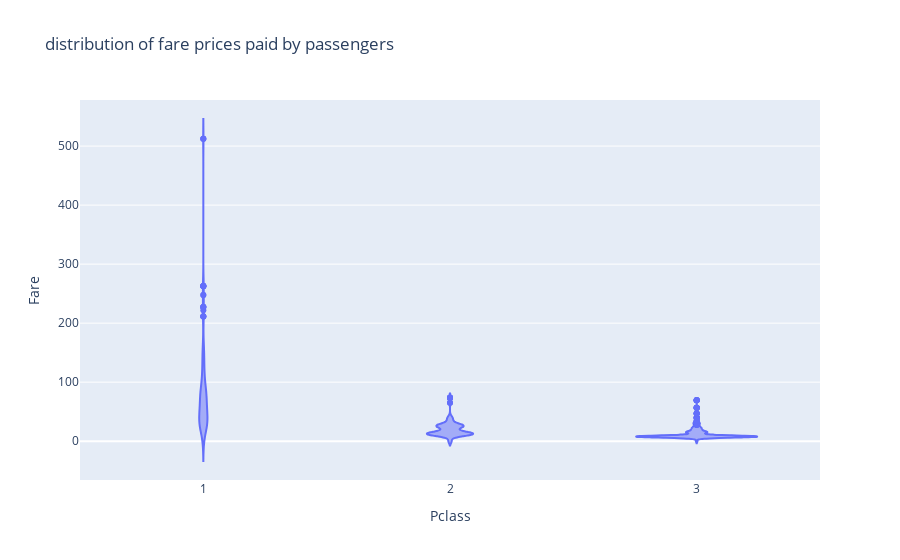

Notebook code cell kept with this figure:
### Markdown cell above
While comparing the survival rate of passengers in the Titanic by age, the histogram above gives a clear glimpse that the elderly aged between 77 and 82 had only one surviver. Also, there was only one person aged between 72 and 77 but did not survive the tragedy. A total of 9 children aged between 0 and 2.5 years did not survive while only 19 children aged between 2.5 years and 7.5 years survived the tragedy. The number of survivors those aged 12.5years to 17.4 years was 21 teenagers. Additionally, the highest number of non survivors was 81 can be seen at age 17.5 years and 22.4 years whereas the highest number of survivers were 43 aged between 22.5 and 27.4 years.

### Code cell
#Create a violin plot to visualize the distribution of fare prices paid by passengers, broken down by their class (1st, 2nd, and 3rd class).
fig=px.violin(data,x='Pclass', y='Fare', title='distribution of fare prices paid by passengers', labels='Pclass',)
fig.show()

### Figure 1 — Plotly figure (JSON) as saved in the notebook; plotly's stock layout.template omitted (floating-point values rounded to 4 significant figures; data arrays with more than 128 entries replaced by an {"elided": "..."} marker saying what was removed)
{"data": [{"alignmentgroup": "True", "box": {"visible": false}, "hovertemplate": "Pclass=%{x}<br>Fare=%{y}<extra></extra>", "legendgroup": "", "marker": {"color": "#636efa"}, "name": "", "offsetgroup": "", "orientation": "v", "scalegroup": "True", "showlegend": false, "type": "violin", "x": {"elided": "891 int values"}, "x0": " ", "xaxis": "x", "y": {"elided": "891 float values"}, "y0": " ", "yaxis": "y"}], "layout": {"autosize": true, "legend": {"tracegroupgap": 0}, "title": {"text": "distribution of fare prices paid by passengers"}, "violinmode": "group", "xaxis": {"anchor": "y", "autorange": true, "domain": [0, 1], "range": [0.5, 3.5], "title": {"text": "Pclass"}, "type": "linear"}, "yaxis": {"anchor": "x", "autorange": true, "domain": [0, 1], "range": [-65.76, 578.1], "title": {"text": "Fare"}, "type": "linear"}}}
